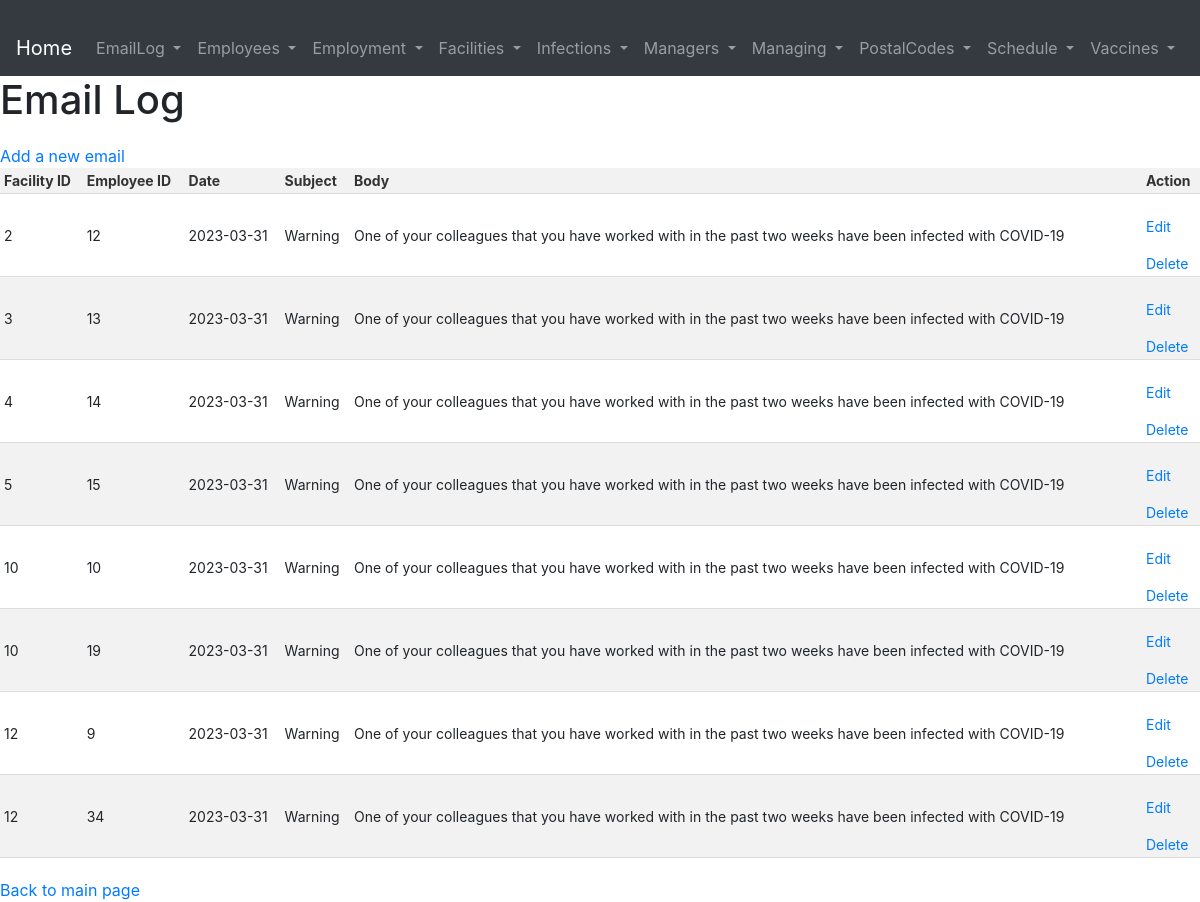
Page /pages/EmailLog/index.php on the earlier database version.
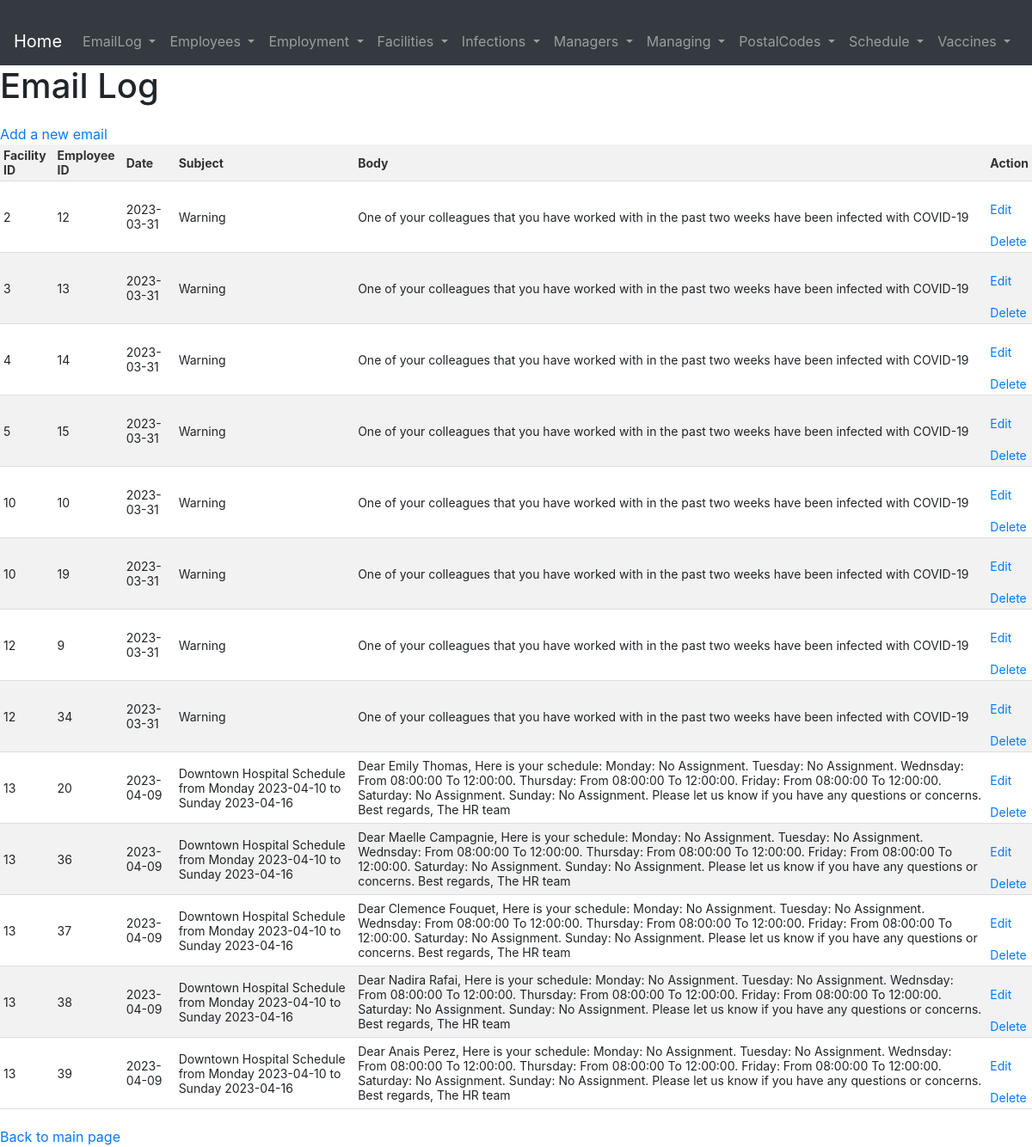
Same page on the later database version.
### tables this page shows
CREATE TABLE EmailLog (
   FacilityID INT,
   EmployeeID INT,
   Date DATE,
   Subject VARCHAR(255),
   Body TEXT,
   PRIMARY KEY (FacilityID, EmployeeID, Date),
   FOREIGN KEY (FacilityID) REFERENCES Facilities(FacilityID),
   FOREIGN KEY (EmployeeID) REFERENCES Employees(EmployeeID)
);

### pages/EmailLog/index.php (the view, shortened to what this page needs)
<?php require_once '../../database.php';
    include '../header.php';
    $statement = $conn->prepare('SELECT * FROM EmailLog');
    $statement->execute();
    mysqli_stmt_bind_result($statement, $row['FacilityID'], $row['EmployeeID'], $row['Date'], $row['Subject'], $row['Body']);
?>
<!DOCTYPE html>
<html lang="en">
<head>
    <link rel="stylesheet" href="../../pages/style.css">
</head>
<body>
    <h1>Email Log</h1>
    <a href="./create.php">Add a new email</a>
    <table>
        <thead>
            <tr>
                <th>Facility ID</th>
                <th>Employee ID</th>
                <th>Date</th>
                <th>Subject</th>
                <th>Body</th>
                <th>Action</th>
            </tr>
        </thead>
        <tbody>
            <?php while (mysqli_stmt_fetch($statement)) {?>
                <tr>
                    <td><?php echo $row['FacilityID'] ?></td>
                    <td><?php echo $row['EmployeeID'] ?></td>
                    <td><?php echo $row['Date'] ?></td>
                    <td><?php echo $row['Subject'] ?></td>
                    <td><?php echo $row['Body'] ?></td>
                    <td>
                        <a href="./edit.php?FacilityID=<?php echo $row["FacilityID"] ?>&EmployeeID=<?php echo $row["EmployeeID"] ?>&Date=<?php echo $row["Date"] ?>">Edit</a>
                        <a href="./delete.php?FacilityID=<?php echo $row["FacilityID"] ?>&EmployeeID=<?php echo $row["EmployeeID"] ?>&Date=<?php echo $row["Date"] ?>">Delete</a>
                    </td>
                </tr>
            <?php }; ?>
        </tbody>
    </table>
    <a href="../../index.php">Back to main page</a>
</body>
</html>

### pages/header.php (shortened to what this page needs)
<?php
$path ='http://localhost/5531';
?>
<!DOCTYPE html>
<html>
<head>
	<link rel="stylesheet" href="https://maxcdn.bootstrapcdn.com/bootstrap/4.5.2/css/bootstrap.min.css">
</head>
<body>
<nav class="navbar navbar-expand-lg navbar-dark bg-dark">
  <a class="navbar-brand" href="<?php echo $path ?>">Home</a>
  <div class="collapse navbar-collapse" id="navbarNav">
    <ul class="navbar-nav">
    <li class="nav-item dropdown">
        <a class="nav-link dropdown-toggle" href="<?php echo $path ?>/pages/EmailLog/index.php" id="navbarDropdownMenuLink" role="button" data-toggle="dropdown" aria-haspopup="true" aria-expanded="false">
          EmailLog
        </a>
      </li>
      <li class="nav-item dropdown">
        <a class="nav-link dropdown-toggle" href="<?php echo $path ?>/pages/Employees/index.php" id="navbarDropdownMenuLink" role="button" data-toggle="dropdown" aria-haspopup="true" aria-expanded="false">
          Employees
        </a>
      </li>
      <li class="nav-item dropdown">
        <a class="nav-link dropdown-toggle" href="<?php echo $path ?>/pages/Employment/index.php" id="navbarDropdownMenuLink" role="button" data-toggle="dropdown" aria-haspopup="true" aria-expanded="false">
        Employment
        </a>
      </li>
      <li class="nav-item dropdown">
        <a class="nav-link dropdown-toggle" href="<?php echo $path ?>/pages/Facilities/index.php" id="navbarDropdownMenuLink" role="button" data-toggle="dropdown" aria-haspopup="true" aria-expanded="false">
        Facilities
        </a>
      </li>
      <li class="nav-item dropdown">
        <a class="nav-link dropdown-toggle" href="<?php echo $path ?>/pages/Infections/index.php" id="navbarDropdownMenuLink" role="button" data-toggle="dropdown" aria-haspopup="true" aria-expanded="false">
        Infections
        </a>
      </li>
      <li class="nav-item dropdown">
        <a class="nav-link dropdown-toggle" href="<?php echo $path ?>/pages/Managers/index.php" id="navbarDropdownMenuLink" role="button" data-toggle="dropdown" aria-haspopup="true" aria-expanded="false">
        Managers
        </a>
      </li>
      <li class="nav-item dropdown">
        <a class="nav-link dropdown-toggle" href="<?php echo $path ?>/pages/Managing/index.php" id="navbarDropdownMenuLink" role="button" data-toggle="dropdown" aria-haspopup="true" aria-expanded="false">
        Managing
        </a>
      </li>
      <li class="nav-item dropdown">
        <a class="nav-link dropdown-toggle" href="<?php echo $path ?>/pages/PostalCodes/index.php" id="navbarDropdownMenuLink" role="button" data-toggle="dropdown" aria-haspopup="true" aria-expanded="false">
        PostalCodes
        </a>
      </li>
      <li class="nav-item dropdown">
        <a class="nav-link dropdown-toggle" href="<?php echo $path ?>/pages/Schedule/index.php" id="navbarDropdownMenuLink" role="button" data-toggle="dropdown" aria-haspopup="true" aria-expanded="false">
        Schedule
        </a>
      </li>
      <li class="nav-item dropdown">
        <a class="nav-link dropdown-toggle" href="<?php echo $path ?>/pages/Vaccines/index.php" id="navbarDropdownMenuLink" role="button" data-toggle="dropdown" aria-haspopup="true" aria-expanded="false">
        Vaccines
        </a>
      </li>
    </ul>
  </div>
</nav>

### pages/style.css (style rules this page uses)
table { border-collapse: collapse; width: 100%; margin-top: 20px auto; }
th, td { padding: 4px; text-align: left; border-bottom: 1px solid #ddd; font-size: 14px; }
th { background-color: #f2f2f2; color: #333; font-weight: bold; }
tr:nth-child(even) { background-color: #f2f2f2; }
a { display: block; margin-top: 20px; }

Differences in the rows shown:
added emaillog: FacilityID "13", EmployeeID "20", Date "2023-04-09", Subject "Downtown Hospital Schedule from Monday 2023-04-10 to Sunday 2023-04-16", Body "Dear Emily Thomas, Here is your schedule: Monday: No Assignment. Tuesday: No Assignment. Wednsday: From 08:00:00 To 12:00:00. Thursday: From 08:00:00 To 12:00:00. Friday: From 08:00:00 To 12:00:00. Saturday: No Assignment. Sunday: No Assignment. Please let us know if you have any questions or concerns. Best regards, The HR team"
added emaillog: FacilityID "13", EmployeeID "36", Date "2023-04-09", Subject "Downtown Hospital Schedule from Monday 2023-04-10 to Sunday 2023-04-16", Body "Dear Maelle Campagnie, Here is your schedule: Monday: No Assignment. Tuesday: No Assignment. Wednsday: From 08:00:00 To 12:00:00. Thursday: From 08:00:00 To 12:00:00. Friday: From 08:00:00 To 12:00:00. Saturday: No Assignment. Sunday: No Assignment. Please let us know if you have any questions or concerns. Best regards, The HR team"
added emaillog: FacilityID "13", EmployeeID "37", Date "2023-04-09", Subject "Downtown Hospital Schedule from Monday 2023-04-10 to Sunday 2023-04-16", Body "Dear Clemence Fouquet, Here is your schedule: Monday: No Assignment. Tuesday: No Assignment. Wednsday: From 08:00:00 To 12:00:00. Thursday: From 08:00:00 To 12:00:00. Friday: From 08:00:00 To 12:00:00. Saturday: No Assignment. Sunday: No Assignment. Please let us know if you have any questions or concerns. Best regards, The HR team"
added emaillog: FacilityID "13", EmployeeID "38", Date "2023-04-09", Subject "Downtown Hospital Schedule from Monday 2023-04-10 to Sunday 2023-04-16", Body "Dear Nadira Rafai, Here is your schedule: Monday: No Assignment. Tuesday: No Assignment. Wednsday: From 08:00:00 To 12:00:00. Thursday: From 08:00:00 To 12:00:00. Friday: From 08:00:00 To 12:00:00. Saturday: No Assignment. Sunday: No Assignment. Please let us know if you have any questions or concerns. Best regards, The HR team"
added emaillog: FacilityID "13", EmployeeID "39", Date "2023-04-09", Subject "Downtown Hospital Schedule from Monday 2023-04-10 to Sunday 2023-04-16", Body "Dear Anais Perez, Here is your schedule: Monday: No Assignment. Tuesday: No Assignment. Wednsday: From 08:00:00 To 12:00:00. Thursday: From 08:00:00 To 12:00:00. Friday: From 08:00:00 To 12:00:00. Saturday: No Assignment. Sunday: No Assignment. Please let us know if you have any questions or concerns. Best regards, The HR team"
